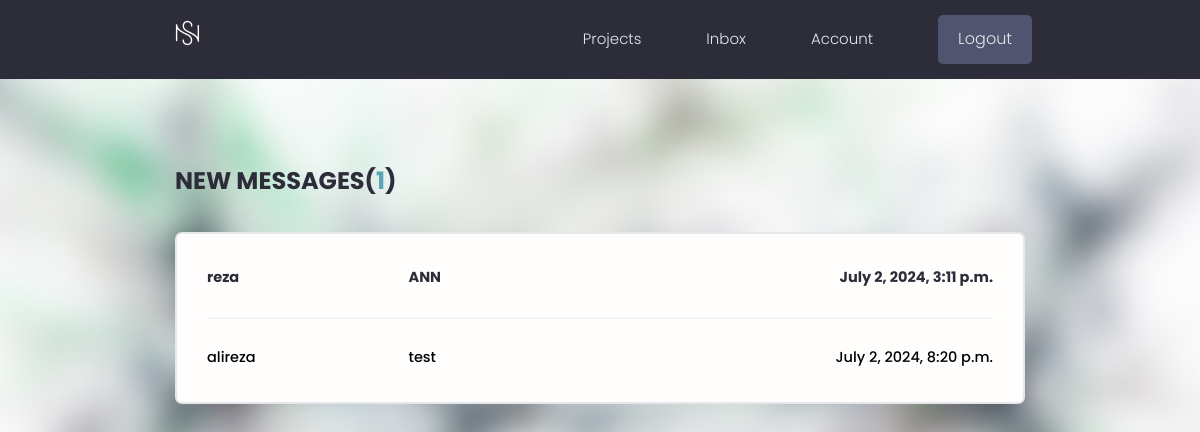
Screenshot of /inbox/ (signed in) with the database file from the repository.
### users/models.py (models this page shows, shortened)
class Message(models.Model):
    sender = models.ForeignKey(
        Profile, on_delete=models.SET_NULL, null=True, blank=True)
    recipient = models.ForeignKey(
        Profile, on_delete=models.SET_NULL, null=True, blank=True, related_name="messages")
    name = models.CharField(max_length=200, null=True, blank=True)
    email = models.EmailField(max_length=200, null=True, blank=True)
    subject = models.CharField(max_length=200, null=True, blank=True)
    body = models.TextField()
    is_read = models.BooleanField(default=False, null=True)
    created = models.DateTimeField(auto_now_add=True)
    id = models.UUIDField(default=uuid.uuid4, unique=True,
                          primary_key=True, editable=False)
    class Meta:
        ordering = ['is_read', '-created']

### users/views.py (the view)
# urls.py: path('inbox/', views.inbox, name="inbox"),
@login_required(login_url='login')
def inbox(request):
    profile = request.user.profile
    messageRequests = profile.messages.all()
    unreadCount = messageRequests.filter(is_read=False).count()
    context = {'messageRequests': messageRequests, 'unreadCount': unreadCount}
    return render(request, 'users/inbox.html', context)

### users/templates/users/inbox.html
{% extends 'main.html' %}
{% block content %}
<main class="inbox my-xl">
  <div class="content-box">
    <h3 class="inbox__title">New Messages(<span>{{unreadCount}}</span>)</h3>
    <ul class="messages">
      {% for message in messageRequests %}
      {% if message.is_read == False %}
      <li class="message message--unread">
        {% else %}
      <li class="message">
        {% endif %}
        <a href="{% url 'message' message.id %}">
          <span class="message__author">{{message.name}}</span>
          <span class="message__subject">{{message.subject}}</span>
          <span class="message__date">{{message.created}}</span>
        </a>
      </li>
      {% endfor %}
    </ul>
  </div>
</main>
{% endblock content %}

### static/styles/app.css (style rules this page uses)
:root { --color-sub: #2d2d39; }
.content-box { width: 95%; max-width: 85rem; margin: 0 auto; }
.inbox { height: 90vh; }
.inbox__title, .inbox__title span { font-size: 2.4rem; font-weight: 700; color: var(--color-sub); text-transform: uppercase; text-align: left; margin-bottom: 3rem; }
.inbox__title span { color: var(--color-main); }
.messages { list-style: none; background: var(--color-white); padding: 0.5rem 3rem; border: 2px solid var(--color-light); border-radius: 0.7rem; }
.message { padding: 2.5rem 0; }
.message > a span { font-size: 1.45rem; font-weight: 500; }
.message.message--unread a span { font-weight: 700; color: var(--color-sub); }
.message:not(:last-child) { border-bottom: 2px solid var(--color-white-light); }
.message > a { display: flex; gap: 1rem; }
.message__author, .message__date { flex-basis: 25%; }
.message__subject { flex-basis: 50%; }
.message__date { text-align: right; }

### static/styles/style.css (style rules this page uses)
@media only screen and (max-device-width: 1600px) { .bgimg { background-attachment: scroll;min-height: 400px; } }
body, html { height: 100%;color: #777;line-height: 1.8; }
.bgimg { background-attachment: fixed; background-position: center; background-repeat: no-repeat;background-size: cover; }
.bgimg-1 { background-image: url('/static/images/background/blurspickingneuralnetwork.jpeg');min-height: 100%; }

### static/uikit/styles/modules/_variables.css (style rules this page uses)
:root { --color-main: #5aa5b9; --color-main-light: #e6faff; --color-sub: #3f4156; --color-sub-light: #51546e; --color-sub-lighter: #ededfd; --color-text: #000; --color-gray: #8b8b8b; --color-light: #e5e7eb; --color-light-gray: #767676; --color-bg: #f8fafd; --color-white: #fffefd; --color-white-light: #f3f3f3; --color-success: #359e64; --color-success-bg: #def8e8; --color-error: #fc4b0b; --color-error-bg: #fff2ee; --font-base: 'Poppins', arial, helvetica, 'Segoe UI', roboto, ubuntu, sans-serif; --font-monospace: 'Fira Code', 'Courier New', courier, monospace; --font-regular: 300; --font-medium: 500; --font-bold: 700; --generic-shadow: 1px 1px 5px #00000010; --generic-transition: all 0.3s ease-in-out; }

### static/uikit/styles/modules/_base.css (style rules this page uses)
* { margin: 0; padding: 0; box-sizing: border-box; text-rendering: optimizeLegibility; color: inherit; font-size: inherit; }
html { font-size: 50%; }
@media only screen and (min-width: 480px) { html { font-size: 56.25%; } }
@media only screen and (min-width: 1200px) { html { font-size: 62.5%; } }
body { line-height: 1.6; font-weight: 400; font-size: 1.5rem; color: var(--color-text); background-color: var(--color-bg); min-height: 100vh; }

### static/uikit/styles/modules/_typography.css (style rules this page uses)
* { font-family: var(--font-base); }
h3 { font-size: 3.2rem; font-weight: var(--font-medium); }
p, span, strong { font-size: 1.6rem; color: var(--color-text); font-weight: var(--font-regular); }
a { padding-bottom: 2px; text-decoration: none; display: inline-block; color: var(--color-main); font-weight: var(--font-medium); }

### static/uikit/styles/modules/_utilities.css (style rules this page uses)
.my-xl { margin: 8rem auto; }

### rows the page displays
Message: name "reza", subject "ANN", created "July 2, 2024, 3:11 p.m."
Message: name "alireza", subject "test", created "July 2, 2024, 8:20 p.m."

### other values shown
{{ unreadCount }} "1"
